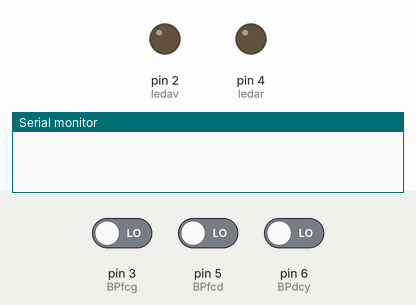
Simulated run of this sketch. Board: Arduino Uno, built with avr-gcc and run on an emulated ATmega328P. Parts: output pins drawn as LEDs (lit = HIGH), the last lines printed to the serial monitor. The test bench sets the inputs (shaded band); at power-on: pin 6 (BPdcy) LOW, pin 5 (BPfcd) LOW, pin 3 (BPfcg) LOW.

Above: at 1.2 s.
1.3 s: pin 6 (BPdcy) driven HIGH
At 2.5 s:
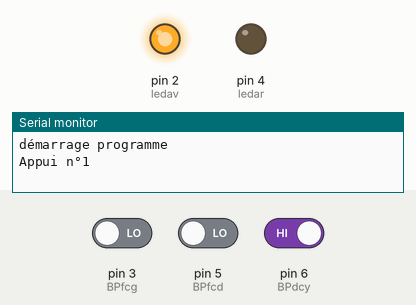
2.8 s: pin 5 (BPfcd) driven HIGH
At 7.9 s:
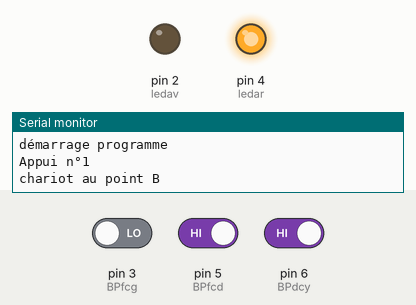
Timing chart, 0 to 9.4 s (numbered marks = the images above; inputs shaded):
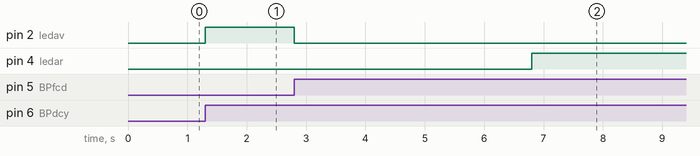

Measured:
- after the input at 1.3 s, pin 2 (ledav): LOW → HIGH at once
- after the input at 2.8 s, pin 2 (ledav): HIGH → LOW at once; pin 4 (ledar): LOW → HIGH after 4.0 s

The sketch:

V2.0.ino
```cpp
int ledav =2;
int ledar =4;
int BPfcg =3;
int BPfcd =5;
int BPdcy =6;
int compteur=0;


void setup()
{
pinMode(ledav,OUTPUT) ;
pinMode(ledar,OUTPUT) ;
pinMode(BPfcg,INPUT) ;
pinMode(BPfcd,INPUT) ;
pinMode(BPdcy,INPUT) ;
Serial.begin(9600);
}

void loop()
{
 if (digitalRead(BPdcy)==HIGH)
 {
  Serial.println("démarrage programme");
  compteur++ ;
  Serial.print("Appui n°");
  Serial.println(compteur);
  while (compteur <= 4)
  {
    while (digitalRead(BPfcd)==LOW)
    {
    digitalWrite(ledar , LOW) ;
    digitalWrite(ledav , HIGH) ;
    }
    if (digitalRead(BPfcd)==HIGH)
    {
      digitalWrite(ledar , LOW) ;
      digitalWrite(ledav , LOW) ;
      Serial.println("chariot au point B");
      delay(4000);
      while (digitalRead(BPfcg)==LOW)
      {
      digitalWrite(ledar , HIGH) ;
      digitalWrite(ledav , LOW) ;
      }
    }
    if (digitalRead(BPfcg)==HIGH)
    {
      Serial.println("chariot au point A");
      digitalWrite(ledar , LOW) ;
      digitalWrite(ledav , LOW) ;
      delay(4000);
      digitalWrite(ledar , LOW) ;
      digitalWrite(ledav , HIGH) ;
    }
  }
    digitalWrite(ledar , LOW) ;
    digitalWrite(ledav , HIGH) ;
 }
}
```
